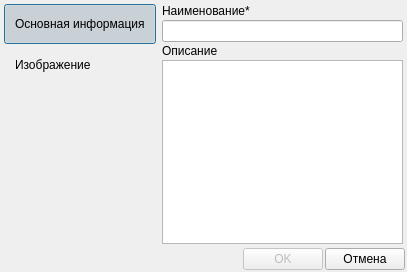
<?xml version="1.0" encoding="UTF-8"?>
<ui version="4.0">
 <class>FormFeatureGroupCard</class>
 <widget class="QDialog" name="FormFeatureGroupCard">
  <property name="geometry">
   <rect>
    <x>0</x>
    <y>0</y>
    <width>407</width>
    <height>272</height>
   </rect>
  </property>
  <property name="windowTitle">
   <string>Группа параметров</string>
  </property>
  <layout class="QGridLayout" name="gridLayout">
   <property name="leftMargin">
    <number>2</number>
   </property>
   <property name="topMargin">
    <number>2</number>
   </property>
   <property name="rightMargin">
    <number>2</number>
   </property>
   <property name="bottomMargin">
    <number>2</number>
   </property>
   <property name="spacing">
    <number>2</number>
   </property>
   <item row="0" column="0">
    <widget class="QFrame" name="frame">
     <property name="maximumSize">
      <size>
       <width>16777215</width>
       <height>16777215</height>
      </size>
     </property>
     <property name="autoFillBackground">
      <bool>false</bool>
     </property>
     <property name="frameShape">
      <enum>QFrame::NoFrame</enum>
     </property>
     <property name="frameShadow">
      <enum>QFrame::Sunken</enum>
     </property>
     <layout class="QVBoxLayout" name="verticalLayout_3">
      <property name="spacing">
       <number>1</number>
      </property>
      <property name="leftMargin">
       <number>2</number>
      </property>
      <property name="topMargin">
       <number>2</number>
      </property>
      <property name="rightMargin">
       <number>2</number>
      </property>
      <property name="bottomMargin">
       <number>2</number>
      </property>
      <item>
       <widget class="QPushButton" name="pushButtonMainInfo">
        <property name="minimumSize">
         <size>
          <width>0</width>
          <height>40</height>
         </size>
        </property>
        <property name="baseSize">
         <size>
          <width>0</width>
          <height>0</height>
         </size>
        </property>
        <property name="styleSheet">
         <string notr="true">text-align: left;
padding-left: 10px;
padding-right: 10px;</string>
        </property>
        <property name="text">
         <string>Основная информация</string>
        </property>
        <property name="checkable">
         <bool>true</bool>
        </property>
        <property name="checked">
         <bool>true</bool>
        </property>
        <property name="flat">
         <bool>true</bool>
        </property>
        <attribute name="buttonGroup">
         <string notr="true">buttonGroup</string>
        </attribute>
       </widget>
      </item>
      <item>
       <widget class="QPushButton" name="pushButtonNote">
        <property name="minimumSize">
         <size>
          <width>0</width>
          <height>40</height>
         </size>
        </property>
        <property name="baseSize">
         <size>
          <width>0</width>
          <height>0</height>
         </size>
        </property>
        <property name="styleSheet">
         <string notr="true">text-align: left;
padding-left: 10px;</string>
        </property>
        <property name="text">
         <string>Изображение</string>
        </property>
        <property name="checkable">
         <bool>true</bool>
        </property>
        <property name="flat">
         <bool>true</bool>
        </property>
        <attribute name="buttonGroup">
         <string notr="true">buttonGroup</string>
        </attribute>
       </widget>
      </item>
      <item>
       <spacer name="verticalSpacer_3">
        <property name="orientation">
         <enum>Qt::Vertical</enum>
        </property>
        <property name="sizeHint" stdset="0">
         <size>
          <width>20</width>
          <height>19</height>
         </size>
        </property>
       </spacer>
      </item>
     </layout>
    </widget>
   </item>
   <item row="0" column="1">
    <widget class="QStackedWidget" name="stackedWidget">
     <property name="currentIndex">
      <number>0</number>
     </property>
     <widget class="QWidget" name="pageMain">
      <layout class="QGridLayout" name="gridLayout_2">
       <property name="leftMargin">
        <number>2</number>
       </property>
       <property name="topMargin">
        <number>2</number>
       </property>
       <property name="rightMargin">
        <number>2</number>
       </property>
       <property name="bottomMargin">
        <number>2</number>
       </property>
       <property name="spacing">
        <number>2</number>
       </property>
       <item row="0" column="0">
        <widget class="QLabel" name="labelName">
         <property name="text">
          <string>Наименование*</string>
         </property>
        </widget>
       </item>
       <item row="1" column="0">
        <widget class="QLineEdit" name="lineEditName">
         <property name="whatsThis">
          <string>Фамилия контакта (пример: &quot;Иванов&quot;)</string>
         </property>
        </widget>
       </item>
       <item row="2" column="0">
        <widget class="QLabel" name="labelDescription">
         <property name="text">
          <string>Описание</string>
         </property>
        </widget>
       </item>
       <item row="3" column="0">
        <widget class="QPlainTextEdit" name="plainTextEdit"/>
       </item>
      </layout>
     </widget>
     <widget class="FrameImage" name="pageImage"/>
    </widget>
   </item>
   <item row="1" column="0" colspan="2">
    <layout class="QHBoxLayout" name="horizontalLayout">
     <item>
      <spacer name="horizontalSpacer">
       <property name="orientation">
        <enum>Qt::Horizontal</enum>
       </property>
       <property name="sizeHint" stdset="0">
        <size>
         <width>40</width>
         <height>20</height>
        </size>
       </property>
      </spacer>
     </item>
     <item>
      <widget class="QPushButton" name="buttonSave">
       <property name="enabled">
        <bool>false</bool>
       </property>
       <property name="sizePolicy">
        <sizepolicy hsizetype="Preferred" vsizetype="Preferred">
         <horstretch>0</horstretch>
         <verstretch>0</verstretch>
        </sizepolicy>
       </property>
       <property name="minimumSize">
        <size>
         <width>0</width>
         <height>0</height>
        </size>
       </property>
       <property name="maximumSize">
        <size>
         <width>16777215</width>
         <height>16777215</height>
        </size>
       </property>
       <property name="baseSize">
        <size>
         <width>0</width>
         <height>50</height>
        </size>
       </property>
       <property name="text">
        <string>OK</string>
       </property>
       <property name="iconSize">
        <size>
         <width>20</width>
         <height>20</height>
        </size>
       </property>
       <property name="flat">
        <bool>false</bool>
       </property>
      </widget>
     </item>
     <item>
      <widget class="QPushButton" name="buttonCancel">
       <property name="sizePolicy">
        <sizepolicy hsizetype="Preferred" vsizetype="Preferred">
         <horstretch>0</horstretch>
         <verstretch>0</verstretch>
        </sizepolicy>
       </property>
       <property name="minimumSize">
        <size>
         <width>0</width>
         <height>0</height>
        </size>
       </property>
       <property name="maximumSize">
        <size>
         <width>16777215</width>
         <height>16777215</height>
        </size>
       </property>
       <property name="text">
        <string>Отмена</string>
       </property>
       <property name="iconSize">
        <size>
         <width>20</width>
         <height>20</height>
        </size>
       </property>
       <property name="flat">
        <bool>false</bool>
       </property>
      </widget>
     </item>
    </layout>
   </item>
  </layout>
 </widget>
 <customwidgets>
  <customwidget>
   <class>FrameImage</class>
   <extends>QWidget</extends>
   <header>frameimage.h</header>
   <container>1</container>
  </customwidget>
 </customwidgets>
 <resources/>
 <connections/>
 <buttongroups>
  <buttongroup name="buttonGroup"/>
 </buttongroups>
</ui>
